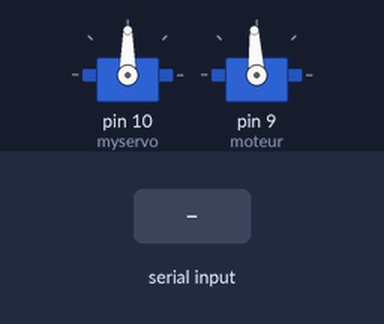
A sketch run on a simulated Arduino Uno, built with avr-gcc and run on an emulated ATmega328P. Shown: 2 × servo. The inputs (shaded band) are chosen by the test bench.

Above: at 5.2 s.
5.3 s: "m" received over Serial
At 5.7 s:
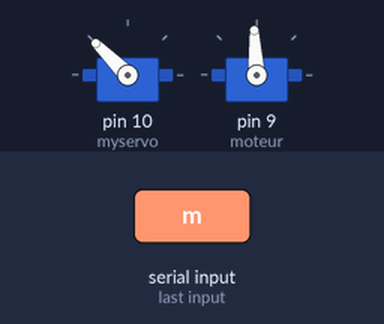
6.8 s: "d" received over Serial
At 8.0 s:
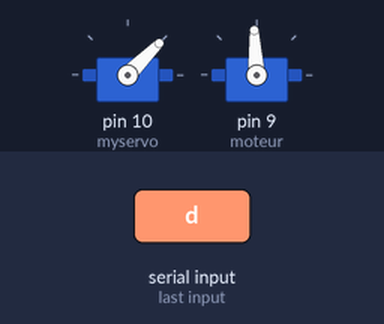
8.3 s: "z" received over Serial
At 9.2 s:
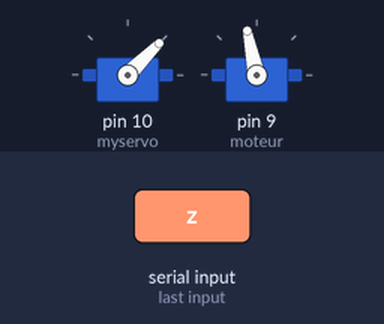
9.8 s: "q" received over Serial
At 10.3 s:
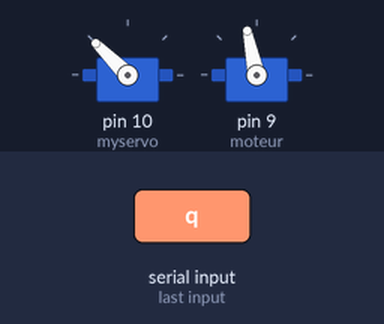
11.3 s: "c" received over Serial
At 12.5 s:
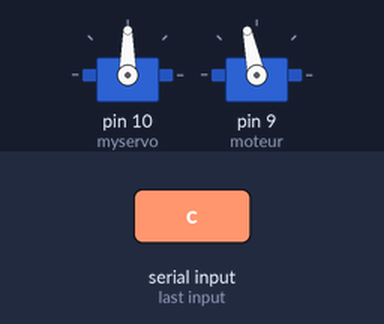
12.8 s: "i" received over Serial
At 13.8 s:
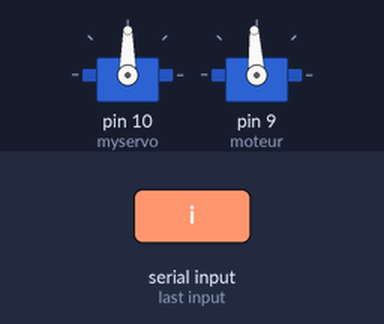
Timing chart, 0 to 15.3 s (numbered marks = the images above; inputs shaded):
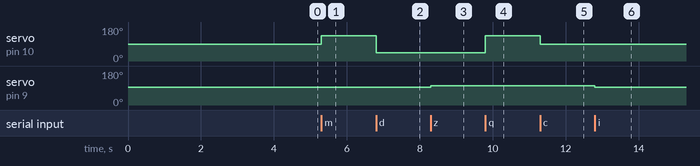

The sketch:

servo.ino
```cpp
// author MBANA Marlin
// date: 06/05/2019
// title: gestion de la motorisation
#include <Servo.h>


Servo myservo;

Servo moteur;

char info;

char info1;

void setup(){


  myservo.attach(10);        // relier le servo au pin9

  moteur.attach(9);  // relier le moteur au pin10

  Serial.begin(250000);      // pour baud-rate

  moteur.write(1500);

  delay(4000);            //temps d'initialisation

}


void loop(){


if (Serial.available()) {

  info=Serial.read();

   if(info=='i')

{ moteur.writeMicroseconds(1500);


}

  else if(info=='m')

{ moteur.writeMicroseconds(1500);

 myservo.write(135);

}


else if(info=='f')

{

  moteur.writeMicroseconds(1500);

}


else if (info=='q')

{

  myservo.write(135);

}

else if(info=='d')

{

   myservo.write(45);

}

else if(info=='c')

{

  myservo.write(90);

}


else if(info=='z')

{

  moteur.writeMicroseconds(1595);


}

else

{

  moteur.write(1350);

}

}

}
```

Measured:
- after the input at 5.3 s, servo on pin 10 (myservo): 90° → 135° at once
- after the input at 6.8 s, servo on pin 10 (myservo): 135° → 45° at once
- after the input at 8.3 s, servo on pin 9 (moteur): 93° → 102° at once
- after the input at 9.8 s, servo on pin 10 (myservo): 45° → 135° at once
- after the input at 11.3 s, servo on pin 10 (myservo): 135° → 90° at once
- after the input at 12.8 s, servo on pin 9 (moteur): 102° → 93° at once
